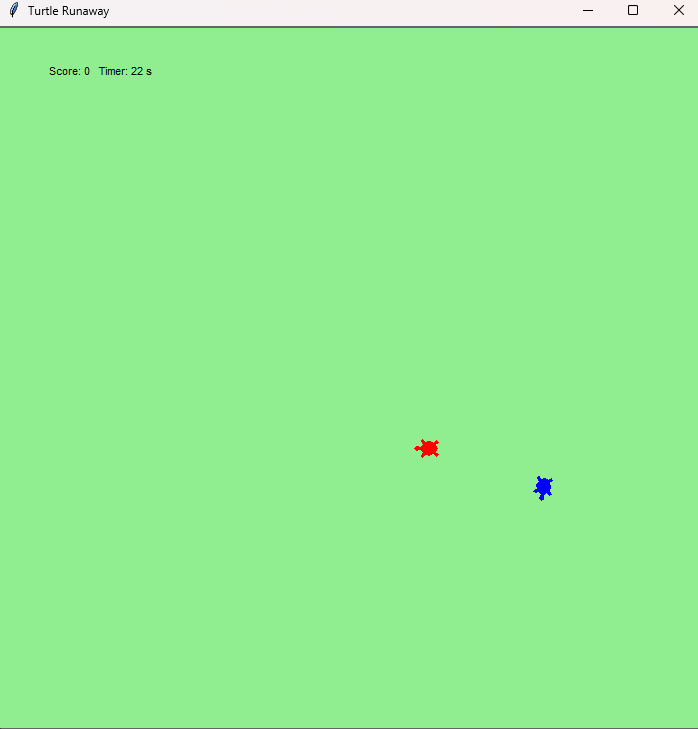

The Python source for this figure:
import tkinter as tk
import turtle
import random
#이유리 22102550
class TurtleRunawayGame:
    def __init__(self, canvas, runner, chaser, catch_radius=20, ai_timer_msec=100, game_timer_sec=30):
        self.canvas = canvas
        self.runner = runner
        self.chaser = chaser
        self.catch_radius2 = catch_radius ** 2
        self.ai_timer_msec = ai_timer_msec
        self.score = 0
        self.game_timer_sec = game_timer_sec
        self.game_over = False

        self.runner.shape('turtle')
        self.runner.color('blue')
        self.runner.penup()

        self.chaser.shape('turtle')
        self.chaser.color('red')
        self.chaser.penup()

        self.drawer = turtle.RawTurtle(canvas)
        self.drawer.hideturtle()
        self.drawer.penup()
        self.drawer.setpos(-300, 300)
        self.drawer.write(f'Score: {self.score}   Timer: {self.game_timer_sec} s')

        # Set up borders
        self.screen_width = canvas.window_width() // 2
        self.screen_height = canvas.window_height() // 2
        self.boundary_x = self.screen_width - 20
        self.boundary_y = self.screen_height - 20

        self.initial_runner_position = None

    def is_catched(self):
        p = self.runner.pos()
        q = self.chaser.pos()
        dx, dy = p[0] - q[0], p[1] - q[1]
        return dx ** 2 + dy ** 2 < self.catch_radius2

    def start(self, init_dist=400):
        self.runner.setpos((-init_dist / 2, 0))
        self.runner.setheading(0)
        self.chaser.setpos((+init_dist / 2, 0))
        self.chaser.setheading(180)
        # Store the initial position of the runner
        self.initial_runner_position = self.runner.pos()  
        
        self.canvas.ontimer(self.step, self.ai_timer_msec)
        self.update_timer()

    def step(self):
        if not self.game_over:
            self.runner.run_ai(self.chaser.pos(), self.chaser.heading())
            self.chaser.run_ai(self.runner.pos(), self.runner.heading())

            # Check if runner goes out of bounds and adjust its position
            runner_x, runner_y = self.runner.pos()
            if abs(runner_x) >= self.boundary_x:
                self.runner.setx(self.boundary_x if runner_x > 0 else -self.boundary_x)
            if abs(runner_y) >= self.boundary_y:
                self.runner.sety(self.boundary_y if runner_y > 0 else -self.boundary_y)

            # Check for collisions
            if self.is_catched():
                # Hide the runner when caught
                self.runner.hideturtle() 

                self.score += 1
                self.update_score()
                 # Respawn the runner when caught
                self.respawn_runner() 

            # Move the game forward
            if self.game_timer_sec > 0:
                # Update the timer here
                self.game_timer_sec -= self.ai_timer_msec / 1000  
                self.update_timer()
                self.canvas.ontimer(self.step, self.ai_timer_msec)
            else:
                self.game_over = True
                self.show_game_over_screen()

    def update_timer(self):
        self.drawer.undo()
        self.drawer.penup()
        self.drawer.setpos(-300, 300)
        self.drawer.write(f'Score: {self.score}   Timer: {self.game_timer_sec:.0f} s')

    def update_score(self):
        self.drawer.undo()
        self.drawer.penup()
        self.drawer.setpos(-300, 300)
        self.drawer.write(f'Score: {self.score}')

    def show_game_over_screen(self):
        self.drawer.undo()
        self.drawer.penup()
        self.drawer.setpos(0, 0)
        self.drawer.write('Game Over', align='center', font=('Arial', 24, 'normal'))
        self.drawer.setpos(0, -50)
        self.drawer.write(f'Final Score: {self.score}', align='center', font=('Arial', 16, 'normal'))

    def respawn_runner(self):
        # Respawn the runner in a new random location inside the arena
        self.runner.showturtle()  # Make the runner visible again
        x = random.uniform(-self.boundary_x, self.boundary_x)
        y = random.uniform(-self.boundary_y, self.boundary_y)
        self.runner.setpos(x, y)

class ManualMover(turtle.RawTurtle):
    def __init__(self, canvas, step_move=10, step_turn=10, boundary_x=0, boundary_y=0):
        super().__init__(canvas)
        self.step_move = step_move
        self.step_turn = step_turn
        self.boundary_x = boundary_x
        self.boundary_y = boundary_y

        canvas.onkeypress(lambda: self.move_forward(), 'Up')
        canvas.onkeypress(lambda: self.move_backward(), 'Down')
        canvas.onkeypress(lambda: self.move_left(), 'Left')
        canvas.onkeypress(lambda: self.move_right(), 'Right')

        canvas.listen()

    def move_forward(self):
        new_x, new_y = self.xcor(), self.ycor() + self.step_move
        if abs(new_y) <= self.boundary_y:
            self.sety(new_y)

    def move_backward(self):
        new_x, new_y = self.xcor(), self.ycor() - self.step_move
        if abs(new_y) <= self.boundary_y:
            self.sety(new_y)

    def move_left(self):
        new_x, new_y = self.xcor() - self.step_move, self.ycor()
        if abs(new_x) <= self.boundary_x:
            self.setx(new_x)

    def move_right(self):
        new_x, new_y = self.xcor() + self.step_move, self.ycor()
        if abs(new_x) <= self.boundary_x:
            self.setx(new_x)

    def run_ai(self, opp_pos, opp_heading):
        pass

class RandomMover(turtle.RawTurtle):
    def __init__(self, canvas, step_move=100, step_turn=100):
        super().__init__(canvas)
        self.step_move = step_move
        self.step_turn = step_turn

    def run_ai(self, opp_pos, opp_heading):
        mode = random.randint(0, 2)
        if mode == 0:
            self.forward(self.step_move)
        elif mode == 1:
            self.left(self.step_turn)
        elif mode == 2:
            self.right(self.step_turn)

if __name__ == '__main__':
    root = tk.Tk()
    root.title("Turtle Runaway")
    canvas = tk.Canvas(root, width=700, height=700)
    canvas.pack()
    screen = turtle.TurtleScreen(canvas)
    screen.bgcolor("lightgreen")

    boundary_x = canvas.winfo_width() // 2 - 20
    boundary_y = canvas.winfo_height() // 2 - 20

    runner = RandomMover(screen, step_move=40, step_turn=40)
    chaser = ManualMover(screen, boundary_x=boundary_x, boundary_y=boundary_y)

    game = TurtleRunawayGame(screen, runner, chaser)
    game.start()
    screen.mainloop()
